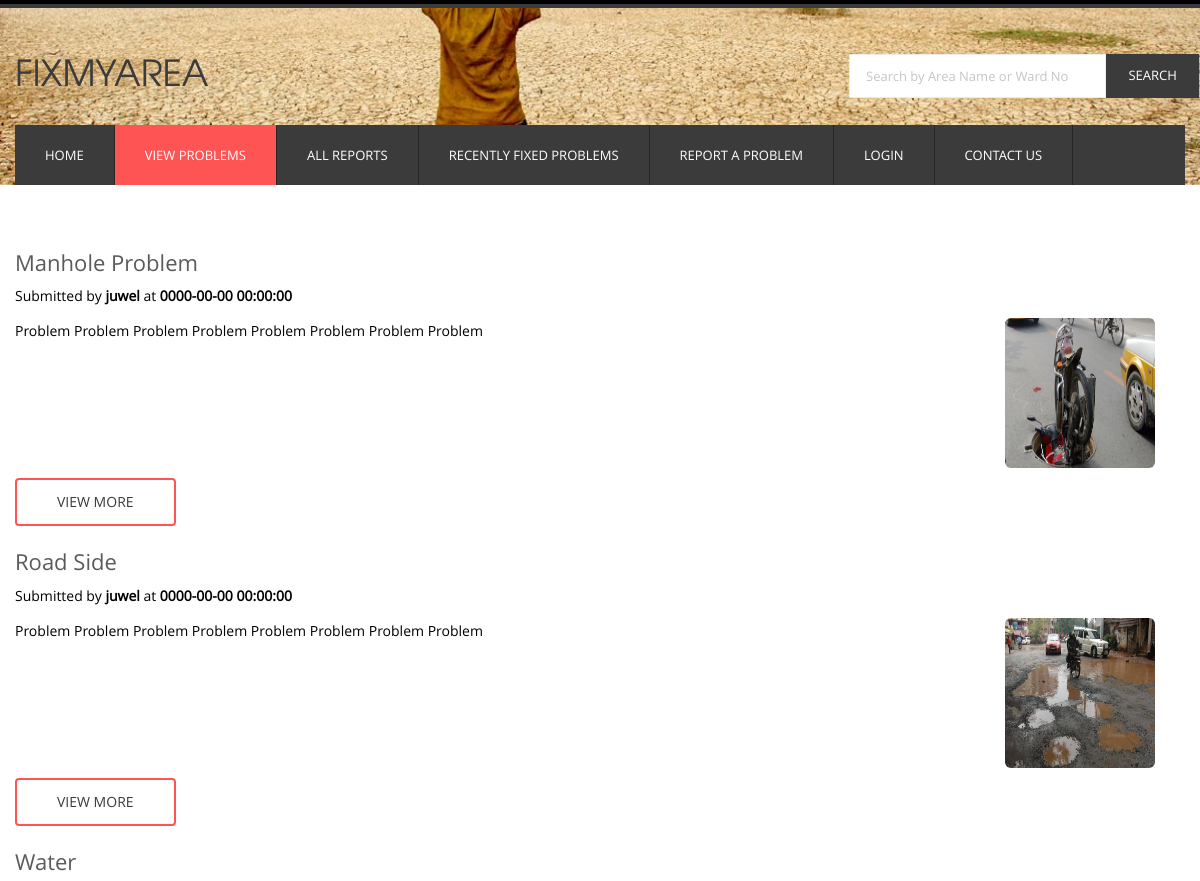
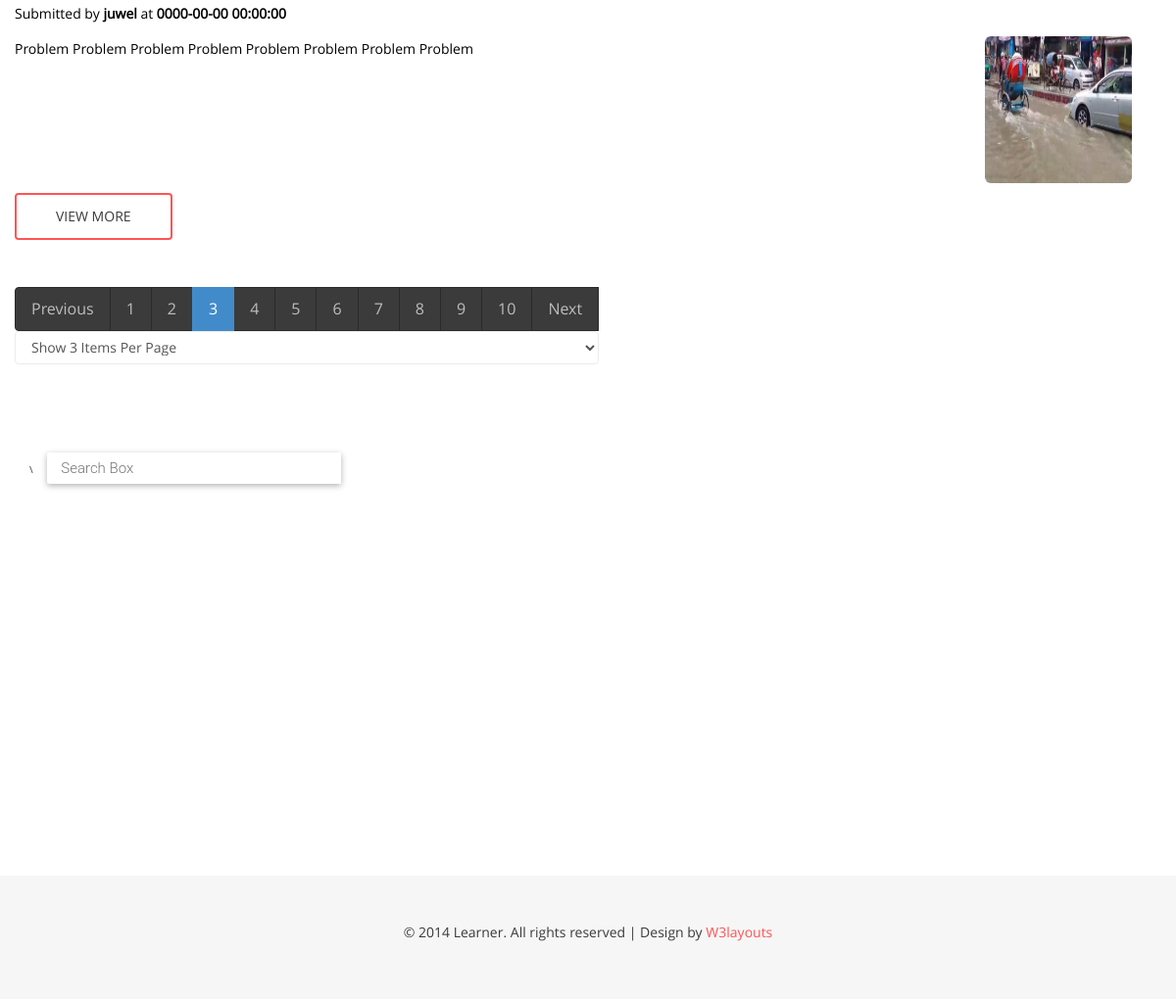
Screenshot of /views/IIUC_ULTRON/problems.php?Page=3 with the database file from the repository (2 pictures, top to bottom).
### tables this page shows
CREATE TABLE `reports` (
  `id` int(100) NOT NULL,
  `title` text NOT NULL,
  `date` timestamp NOT NULL DEFAULT CURRENT_TIMESTAMP ON UPDATE CURRENT_TIMESTAMP,
  `author` text NOT NULL,
  `category` varchar(30) NOT NULL,
  `image_1` text NOT NULL,
  `image_2` text NOT NULL,
  `image_3` text NOT NULL,
  `video` text NOT NULL,
  `area` varchar(50) NOT NULL,
  `ward_no` int(20) NOT NULL,
  `description` text NOT NULL,
  `admin_feedback` text NOT NULL,
  `is_fixed` int(11) NOT NULL DEFAULT '0',
  `latitude` float NOT NULL,
  `longitude` float NOT NULL
);

### src/BITM/IIUC_ULTRON/Reports/Reports.php (called while the page is built, shortened)
<?php
class Reports extends DB{
		public function indexPaginator($page=0,$itemsPerPage=3){
        $start = (($page-1) * $itemsPerPage);
        $sql = "SELECT * from reports where is_fixed=0 LIMIT $start,$itemsPerPage";
        $STH = $this->DBH->query($sql);
        $STH->setFetchMode(PDO::FETCH_OBJ);
        $arrSomeData  = $STH->fetchAll();
        return $arrSomeData;
    }
    public function getAllKeywords()
    {
        $_allKeywords = array();
        $sql = "SELECT * FROM `reports` WHERE `is_fixed` ='0'";
        $STH = $this->DBH->query($sql);
        $STH->setFetchMode(PDO::FETCH_OBJ);
        $allData= $STH->fetchAll();
        foreach ($allData as $oneData) {
            $_allKeywords[] = trim($oneData->area);
        }
        $STH = $this->DBH->query($sql);
        $STH->setFetchMode(PDO::FETCH_OBJ);
        $allData= $STH->fetchAll();
        foreach ($allData as $oneData) {
            $eachString= strip_tags($oneData->area);
            $eachString=trim( $eachString);
            $eachString= preg_replace( "/\r|\n/", " ", $eachString);
            $eachString= str_replace("&nbsp;","",  $eachString);
            $WordsArr = explode(" ", $eachString);
            foreach ($WordsArr as $eachWord){
                $_allKeywords[] = trim($eachWord);
            }
        }
        $STH = $this->DBH->query($sql);
        $STH->setFetchMode(PDO::FETCH_OBJ);
        $allData= $STH->fetchAll();
        foreach ($allData as $oneData) {
            $_allKeywords[] = trim($oneData->ward_no);
        }
        $STH = $this->DBH->query($sql);
        $STH->setFetchMode(PDO::FETCH_OBJ);
        $allData= $STH->fetchAll();
        foreach ($allData as $oneData) {
            $eachString= strip_tags($oneData->ward_no);
            $eachString=trim( $eachString);
            $eachString= preg_replace( "/\r|\n/", " ", $eachString);
            $eachString= str_replace("&nbsp;","",  $eachString);
            $WordsArr = explode(" ", $eachString);
            foreach ($WordsArr as $eachWord){
                $_allKeywords[] = trim($eachWord);
            }
        }
        return array_unique($_allKeywords);
    }
}
?>

### src/BITM/IIUC_ULTRON/Model/Database.php (called while the page is built, shortened)
<?php
class Database{
    public $host="localhost";
    public $dbname="fix_my_area";
    public $user="root";
    public $password="";
    public function __construct()
    {
        try {
            $this->DBH = new PDO("mysql:host=$this->host;dbname=$this->dbname", $this->user, $this->password);
        }
        catch(PDOException $error){
            echo $error->getMessage();
        }
    }
}

### views/IIUC_ULTRON/problems.php (the view, shortened to what this page needs)
<!DOCTYPE HTML>
<html>
<head>
    <link rel="stylesheet" href="https://maxcdn.bootstrapcdn.com/bootstrap/3.3.7/css/bootstrap.min.css">
    <link href="../../resource/css/bootstrap.css" rel='stylesheet' type='text/css'/>
    <link href="../../resource/css/style.css" rel="stylesheet" type="text/css" media="all"/>
    <link rel="stylesheet" href="../../resource/fonts/css/font-awesome.min.css">
    <link rel="stylesheet" href="../../resource/css/flexslider.css" type="text/css" media="screen"/>
</head>
<body>
<div class="header_bg1">
    <div class="container">
        <div class="row header">
            <div class="logo navbar-left">
                <h1><a href="index.php">FixMyArea </a></h1>
            </div>
            <div class="h_search navbar-right">
                <form id="searchForm" action="problems.php" method="get">
                    <input type="text" id="searchID" name="search" class="text" value="Search by Area Name or Ward No"
                           onfocus="this.value = '';" onblur="if (this.value == '') {this.value = 'Search by Area Name or Ward No';}">
                    <input type="submit" value="search">
                </form>
            </div>
            <div class="clearfix"></div>
        </div>
        <div class="row h_menu">
            <nav class="navbar navbar-default navbar-left" role="navigation">
                <div class="collapse navbar-collapse" id="bs-example-navbar-collapse-1">
                      <ul class="nav navbar-nav">
		        <li><a href="index.php">Home</a></li>
		        <li class="active"><a href="problems.php">View Problems</a></li>
		        <li><a href="all_reports.php">All Reports </a></li>
		        <li><a href="fixed_problems.php">Recently Fixed Problems</a></li>
		        <li><a href="report_a_problem.php">Report a Problem</a></li>
				  <?php if (!isset($_SESSION['email'])) { ?>
                            <li><a href="profile/signup_login.php">Login</a></li>
							<li><a href="contact.html">Contact Us</a></li>
                        <?php } else { ?>
                            <li><a href="profile/profile.php">Profile</a></li>
                            <li><a href="profile/logout.php">Log Out</a></li>
                        <?php } ?>
		      </ul>
                </div>
            </nav>
        </div>
    </div>
</div>
<div class="main_bg">
    <div class="container">
        <div class="technology row">
            <?php
            $objReports = new Reports();
            $allData = $objReports->index("obj");
            $availableKeywords = $objReports->getAllKeywords();
            $recordCount = count($allData);
            if (isset($_REQUEST['Page'])) $page = $_REQUEST['Page'];
            else if (isset($_SESSION['Page'])) $page = $_SESSION['Page'];
            else   $page = 1;
            if (isset($_REQUEST['ItemsPerPage'])) $itemsPerPage = $_REQUEST['ItemsPerPage'];
            else if (isset($_SESSION['ItemsPerPage'])) $itemsPerPage = $_SESSION['ItemsPerPage'];
            else   $itemsPerPage = 3;
            $pages = ceil($recordCount / $itemsPerPage);
            $someData = $objReports->indexPaginator($page, $itemsPerPage);
            foreach ($someData as $oneData) { ?>
                <div class="technology_list">
                    <h4><?php echo $oneData->title; ?></h4>
                    <div class="col-md-10 tech_para">
                        <p class="para">Submitted by <strong><?php echo $oneData->author; ?></strong> at
                            <strong><?php echo $oneData->date; ?></strong></p>
                    </div>
                    <div class="col-md-10 tech_para">
                        <p class="para"><?php echo $oneData->description; ?></p>
                    </div>
                    <div class="col-md-2">
                        <span class="bg"><img src="../../resource/images/images/<?php echo $oneData->image_1; ?>"
                                              alt="Image" class="img-rounded" width=150px; height=150px;></span>
                    </div>
                    <div class="clearfix"></div>
                    <div class="read_more">
                        <a href="single_view.php?id=<?php echo $oneData->id ?>" class="fa-btn btn-1 btn-1e">View
                            more</a>
                    </div>
                </div>
            <?php } ?>
            <div style="display: inline" class="container">
                <ul class="pagination">
                    <?php
                    $prev = 1;
                    if ($prev != $page) {
                        $prev = $page - 1;
                        echo "<li><a href='?Page=$prev'>" . "Previous" . '</a></li>';
                    }
                    for ($i = 1; $i <= $pages; $i++) {
                        $next = $page;
                        if ($i == $page) echo '<li class="active"><a href="">' . $i . '</a></li>';
                        else  echo "<li><a href='?Page=$i'>" . $i . '</a></li>';
                    }
                    if ($next < $pages) {
                        $next = $next + 1;
                        echo "<li><a href='?Page=$next'>" . "Next" . '</a></li>';
                    }
                    ?>
                    <select class="form-control" name="ItemsPerPage" id="ItemsPerPage"
                            onchange="javascript:location.href = this.value;">
                        <?php
                        if ($itemsPerPage == 3) echo '<option value="?ItemsPerPage=3" selected >Show 3 Items Per Page</option>';
                        else echo '<option  value="?ItemsPerPage=3">Show 3 Items Per Page</option>';
                        ?>
                    </select>
                </ul>
            </div>
        </div>\
        <input id="pac-input" class="controls" type="text" placeholder="Search Box">
        <div id="map"></div>
    </div>
</div>
<div class="footer_bg">
    <div class="container">
        <div class="row  footer">
            <div class="copy text-center">
                <p class="link"><span>&copy; 2014 Learner. All rights reserved | Design by <a
                            href="http://w3layouts.com/">W3layouts</a></span></p>
            </div>
        </div>
    </div>
</div>
</body>
</html>

### rows the page displays
reports: title "Manhole Problem", author "juwel", date "0000-00-00 00:00:00", description "Problem Problem Problem Problem Problem Problem Problem Problem", image_1 (picture)
reports: title "Road Side", author "juwel", date "0000-00-00 00:00:00", description "Problem Problem Problem Problem Problem Problem Problem Problem", image_1 (picture)
reports: title "Water", author "juwel", date "0000-00-00 00:00:00", description "Problem Problem Problem Problem Problem Problem Problem Problem", image_1 (picture)
